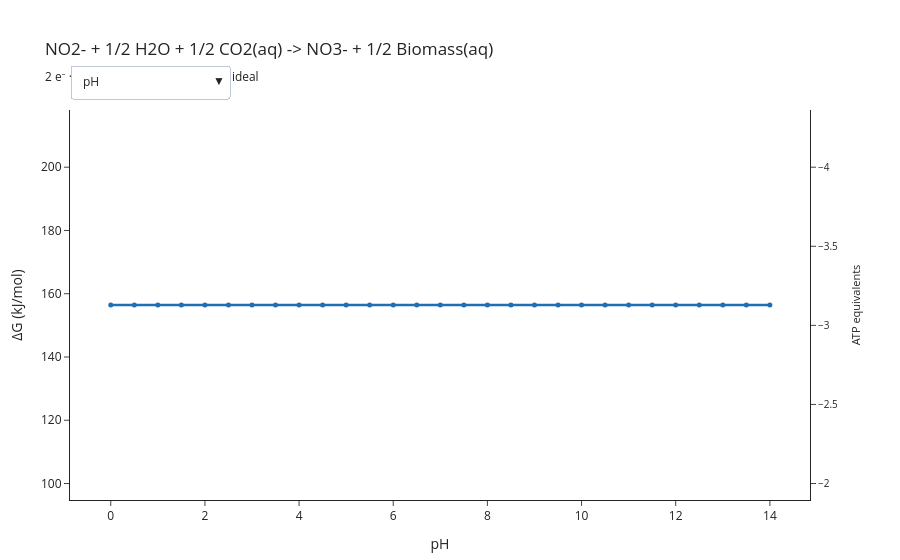

Here is the notebook cell this chart was saved with:
### Code cell
figure = plot_energy_explorer(reaction, axes=axes)
figure.show()

### Figure 1 — Plotly figure (JSON) as saved in the notebook; plotly's stock layout.template omitted (floating-point values rounded to 4 significant figures)
{"data": [{"hovertemplate": "pH: %{x}<br>ΔG: %{y:.1f} kJ/mol<extra></extra>", "line": {"color": "#1F6FB4", "width": 2.5}, "marker": {"size": 5}, "mode": "lines+markers", "name": "pH", "type": "scatter", "visible": true, "x": [0.0, 0.5, 1.0, 1.5, 2.0, 2.5, 3.0, 3.5, 4.0, 4.5, 5.0, 5.5, 6.0, 6.5, 7.0, 7.5, 8.0, 8.5, 9.0, 9.5, 10.0, 10.5, 11.0, 11.5, 12.0, 12.5, 13.0, 13.5, 14.0], "y": [156.4, 156.4, 156.4, 156.4, 156.4, 156.4, 156.4, 156.4, 156.4, 156.4, 156.4, 156.4, 156.4, 156.4, 156.4, 156.4, 156.4, 156.4, 156.4, 156.4, 156.4, 156.4, 156.4, 156.4, 156.4, 156.4, 156.4, 156.4, 156.4]}, {"hovertemplate": "[NO3-] (molal): %{x}<br>ΔG: %{y:.1f} kJ/mol<extra></extra>", "line": {"color": "#1F6FB4", "width": 2.5}, "marker": {"size": 5}, "mode": "lines+markers", "name": "[NO3-] (molal)", "type": "scatter", "visible": false, "x": [1e-09, 4.642e-09, 2.154e-08, 1e-07, 4.642e-07, 2.154e-06, 1e-05, 4.642e-05, 0.0002154, 0.001, 0.004642, 0.02154, 0.1], "y": [105.1, 108.9, 112.7, 116.5, 120.3, 124.1, 127.9, 131.7, 135.5, 139.3, 143.1, 146.9, 150.7]}, {"hovertemplate": "[NO2-] (molal): %{x}<br>ΔG: %{y:.1f} kJ/mol<extra></extra>", "line": {"color": "#1F6FB4", "width": 2.5}, "marker": {"size": 5}, "mode": "lines+markers", "name": "[NO2-] (molal)", "type": "scatter", "visible": false, "x": [1e-09, 4.642e-09, 2.154e-08, 1e-07, 4.642e-07, 2.154e-06, 1e-05, 4.642e-05, 0.0002154, 0.001, 0.004642, 0.02154, 0.1], "y": [207.8, 204.0, 200.2, 196.4, 192.6, 188.8, 185.0, 181.2, 177.4, 173.6, 169.8, 166.0, 162.1]}, {"hovertemplate": "[CO2(aq)] (molal): %{x}<br>ΔG: %{y:.1f} kJ/mol<extra></extra>", "line": {"color": "#1F6FB4", "width": 2.5}, "marker": {"size": 5}, "mode": "lines+markers", "name": "[CO2(aq)] (molal)", "type": "scatter", "visible": false, "x": [1e-09, 4.642e-09, 2.154e-08, 1e-07, 4.642e-07, 2.154e-06, 1e-05, 4.642e-05, 0.0002154, 0.001, 0.004642, 0.02154, 0.1], "y": [182.1, 180.2, 178.3, 176.4, 174.5, 172.6, 170.7, 168.8, 166.9, 165.0, 163.1, 161.2, 159.3]}, {"hovertemplate": "[Biomass(aq)] (molal): %{x}<br>ΔG: %{y:.1f} kJ/mol<extra></extra>", "line": {"color": "#1F6FB4", "width": 2.5}, "marker": {"size": 5}, "mode": "lines+markers", "name": "[Biomass(aq)] (molal)", "type": "scatter", "visible": false, "x": [1e-09, 4.642e-09, 2.154e-08, 1e-07, 4.642e-07, 2.154e-06, 1e-05, 4.642e-05, 0.0002154, 0.001, 0.004642, 0.02154, 0.1], "y": [130.8, 132.7, 134.6, 136.5, 138.4, 140.3, 142.2, 144.1, 146.0, 147.9, 149.8, 151.7, 153.6]}, {"hoverinfo": "skip", "marker": {"opacity": 0}, "mode": "markers", "showlegend": false, "type": "scatter", "x": [0.0], "y": [-1.896], "yaxis": "y2"}], "layout": {"annotations": [{"font": {"color": "#8A8A8A", "size": 10}, "showarrow": false, "text": "below the biological energy quantum", "x": 0, "xanchor": "left", "xref": "x domain", "y": 0.0, "yanchor": "top", "yref": "y"}], "hovermode": "x unified", "margin": {"b": 60, "l": 70, "r": 90, "t": 110}, "shapes": [{"line": {"color": "#333333", "width": 1}, "type": "line", "x0": 0, "x1": 1, "xref": "x domain", "y0": 0.0, "y1": 0.0, "yref": "y"}, {"fillcolor": "#E8B84B", "line": {"width": 0}, "opacity": 0.18, "type": "rect", "x0": 0, "x1": 1, "xref": "x domain", "y0": -20.0, "y1": 0.0, "yref": "y"}], "showlegend": false, "title": {"text": "NO2- + 1/2 H2O + 1/2 CO2(aq) -> NO3- + 1/2 Biomass(aq)<br><sub>2 e⁻ · pH 7 · 25 °C · activity model: ideal</sub>"}, "updatemenus": [{"buttons": [{"args": [{"visible": [true, false, false, false, false]}, {"xaxis.title.text": "pH", "xaxis.type": "linear"}], "label": "pH", "method": "update"}, {"args": [{"visible": [false, true, false, false, false]}, {"xaxis.title.text": "[NO3-] (molal)", "xaxis.type": "log"}], "label": "[NO3-] (molal)", "method": "update"}, {"args": [{"visible": [false, false, true, false, false]}, {"xaxis.title.text": "[NO2-] (molal)", "xaxis.type": "log"}], "label": "[NO2-] (molal)", "method": "update"}, {"args": [{"visible": [false, false, false, true, false]}, {"xaxis.title.text": "[CO2(aq)] (molal)", "xaxis.type": "log"}], "label": "[CO2(aq)] (molal)", "method": "update"}, {"args": [{"visible": [false, false, false, false, true]}, {"xaxis.title.text": "[Biomass(aq)] (molal)", "xaxis.type": "log"}], "label": "[Biomass(aq)] (molal)", "method": "update"}], "direction": "down", "pad": {"r": 10, "t": 10}, "showactive": true, "x": 0.0, "xanchor": "left", "y": 1.14, "yanchor": "top"}], "xaxis": {"title": {"text": "pH"}, "type": "linear"}, "yaxis": {"range": [94.79, 218.1], "title": {"text": "ΔG (kJ/mol)"}}, "yaxis2": {"overlaying": "y", "range": [-1.896, -4.362], "showgrid": false, "side": "right", "tickfont": {"size": 10}, "title": {"font": {"size": 11}, "text": "ATP equivalents"}}}}
